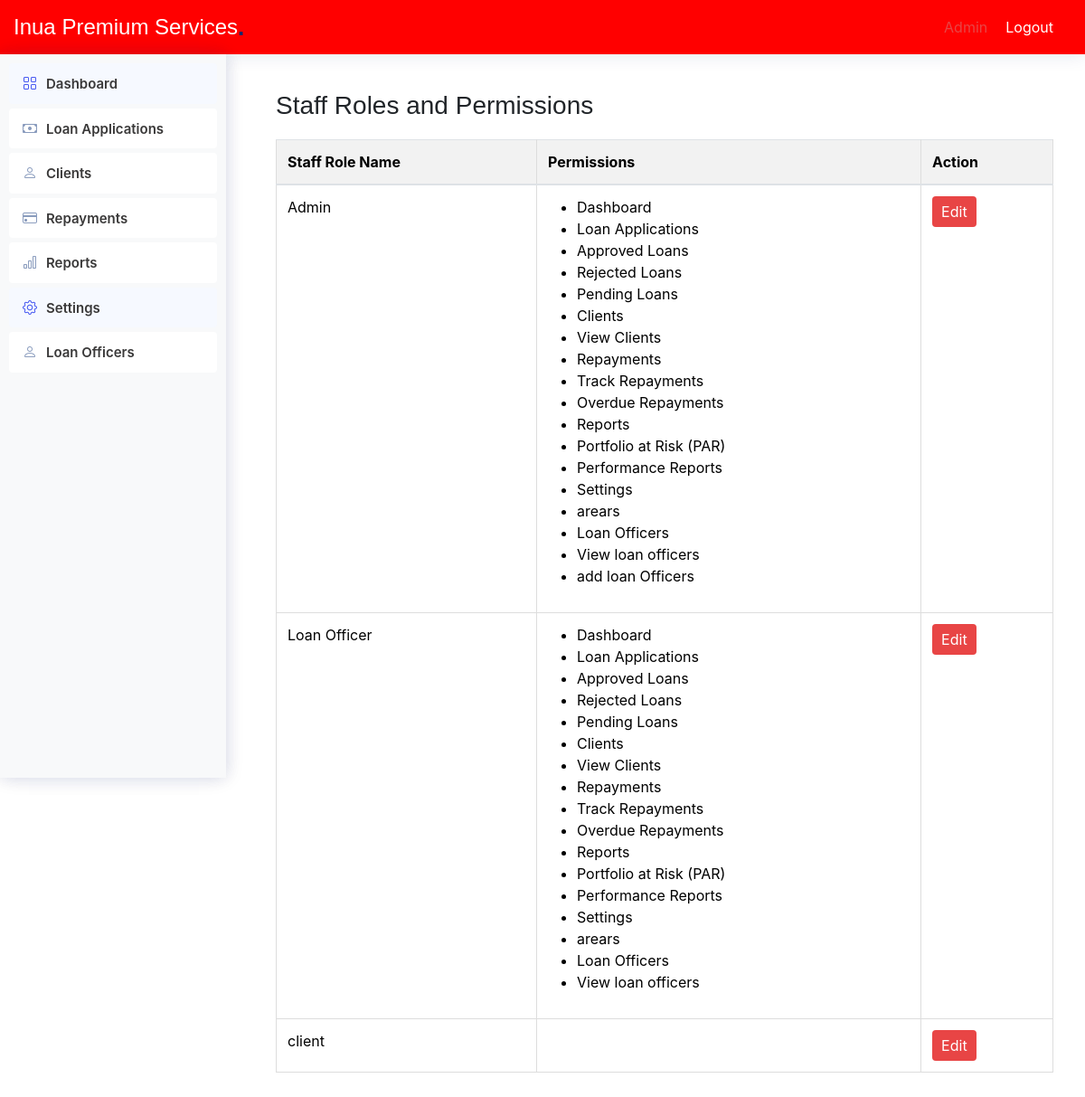
The page /admin/staff_role_permission.php on the database as committed earlier.
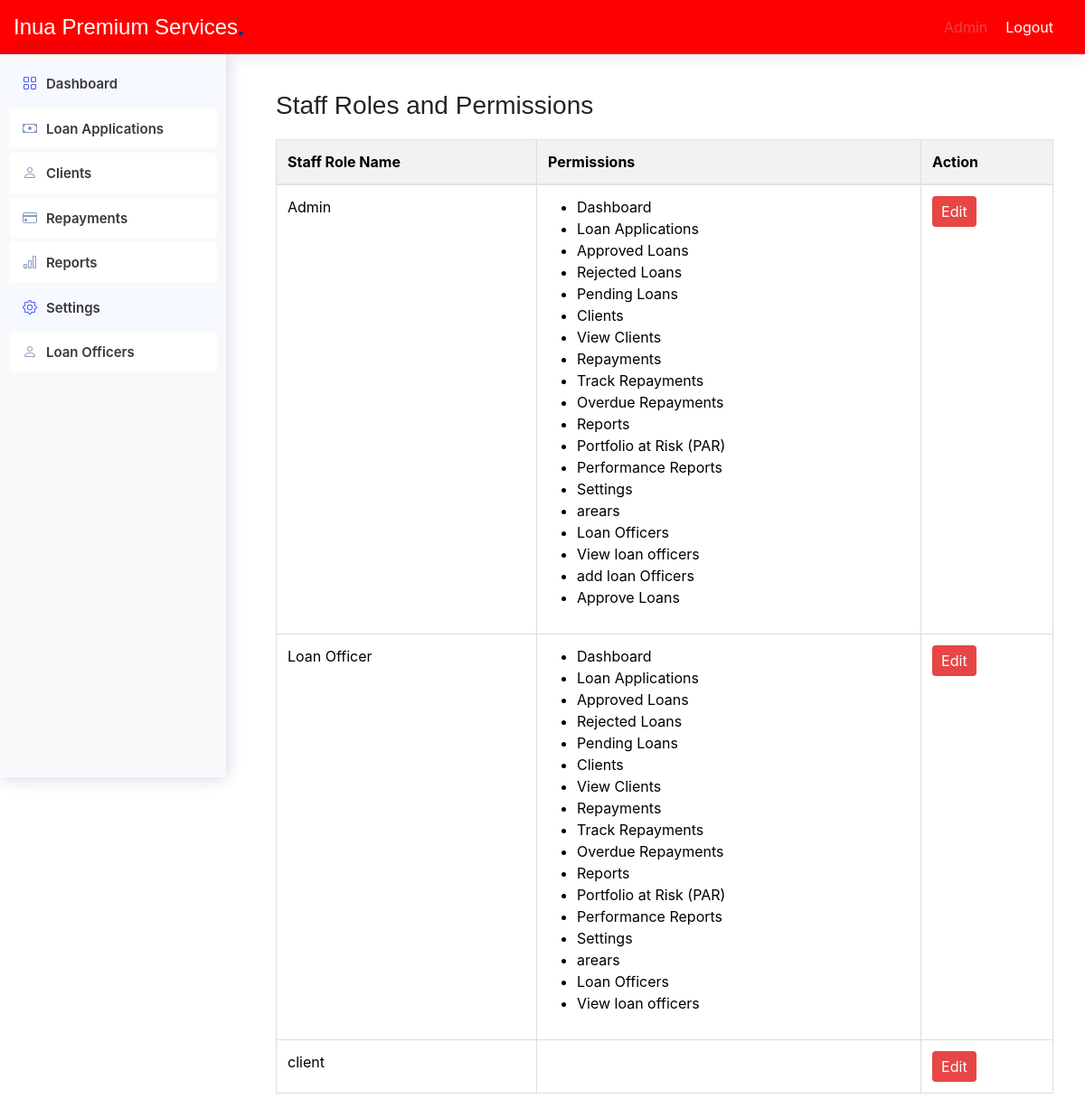
The same page on the database as committed later.
### tables this page shows
CREATE TABLE `navigation_items` (
  `id` int(11) NOT NULL,
  `title` varchar(100) NOT NULL,
  `url` varchar(200) NOT NULL,
  `icon` varchar(50) DEFAULT NULL,
  `parent_id` int(11) DEFAULT NULL
);

CREATE TABLE `roles` (
  `id` int(11) NOT NULL,
  `name` varchar(100) NOT NULL
);

### includes/functions.php (called while the page is built, shortened)
<?php
function db_connect() {
    $host = 'localhost';
    $db = 'microfinance';
    $user = 'root';
    $pass = '';
    try {
        return new PDO("mysql:host=$host;dbname=$db", $user, $pass, [
            PDO::ATTR_ERRMODE => PDO::ERRMODE_EXCEPTION,
            PDO::ATTR_DEFAULT_FETCH_MODE => PDO::FETCH_ASSOC,
        ]);
    } catch (PDOException $e) {
        die('Connection failed: ' . $e->getMessage());
    }
}
function getUserRole($userId) {
    $conn = db_connect();
    $stmt = $conn->prepare("SELECT role_id FROM users WHERE id = ?");
    $stmt->execute([$userId]);
    return $stmt->fetchColumn();
}
function getRoles() {
    $conn = db_connect();
    $stmt = $conn->query("SELECT * FROM roles");
    return $stmt->fetchAll();
}
function getNavigationItems($roleId) {
    try {
        $conn = db_connect();
        $stmt = $conn->prepare("
            SELECT ni.id, ni.title, ni.url, ni.icon, ni.parent_id
            FROM navigation_items ni
            INNER JOIN navigation_item_roles nir ON ni.id = nir.navigation_item_id
            WHERE nir.role_id = :role_id ORDER BY ni.id ASC
        ");
        $stmt->execute([':role_id' => $roleId]);
        $result = $stmt->fetchAll(PDO::FETCH_ASSOC);
        return $result ?: [];
    } catch (PDOException $e) {
        error_log('Database query error: ' . $e->getMessage());
        return [];
    } finally {
        $conn = null;
    }
}
?>

### admin/staff_role_permission.php (the view, shortened to what the changed rows need)
<!DOCTYPE html>
<html lang="en">
<head>
    <link href="assets/vendor/bootstrap/css/bootstrap.min.css" rel="stylesheet">
    <link href="assets/vendor/bootstrap-icons/bootstrap-icons.css" rel="stylesheet">
    <link href="assets/css/style.css" rel="stylesheet">
</head>
<body>
    <?php
    include '../includes/functions.php';
    include 'includes/header.php'; ?>
    <div class="sidebar">
        <?php include '../includes/sidebar.php'; ?>
    </div>
    <main class="main">
        <section class="section">
            <div class="container">
                <h1>Staff Roles and Permissions</h1>
                <table class="table">
                    <thead>
                        <tr>
                            <th>Staff Role Name</th>
                            <th>Permissions</th>
                            <th>Action</th>
                        </tr>
                    </thead>
                    <tbody>
                    <?php
                                        $roles=getRoles();
                                        foreach($roles as $role)
                                        {
                                           ?>
                                              <tr>
                            <td><?php echo $role['name']; ?></td>
                            <td>
                                <ul>
                                    <?php
                                    $permisions=getNavigationItems($role['id']);
                                    foreach($permisions as $permision)
                                    {
                                        echo "<li>".$permision['title']."</li>";
                                    }
                                    ?>
                                </ul>
                            </td>
                            <td>
                            <form action='edit_roles.php' method='POST'>
                            <button type='submit' class="btn">Edit</button></td>
                        </tr>
                                           <?php
                                        }
                                        ?>
                    </tbody>
                </table>
            </div>
        </section>
    </main>
</body>
</html>

### includes/sidebar.php (shortened to what the changed rows need)
<?php
$userId = 1;
$roleId = getUserRole($userId);
$navItems = getNavigationItems($roleId);
function renderNavItems($items, $parentId = NULL) {
    $html = '';
    foreach ($items as $item) {
        if ($item['parent_id'] == $parentId) {
            $subItems = array_filter($items, function($i) use ($item) {
                return $i['parent_id'] == $item['id'];
            });
            $hasSubItems = !empty($subItems);
            $html .= '<li class="nav-item">';
            $html .= '<a class="nav-link' . ($hasSubItems ? ' collapsed' : '') . '" href="' . $item['url'] . '"';
            if ($hasSubItems) {
                $html .= ' data-bs-toggle="collapse" data-bs-target="#collapse-' . $item['id'] . '" aria-expanded="false" aria-controls="collapse-' . $item['id'] . '"';
            }
            $html .= '>';
            if ($item['icon']) {
                $html .= '<i class="' . $item['icon'] . '" title="' . $item['title'] . '"></i>';
            }
            $html .= '<span>' . $item['title'] . '</span>';
            $html .= '</a>';
            if ($hasSubItems) {
                $html .= '<ul id="collapse-' . $item['id'] . '" class="collapse list-unstyled">';
                $html .= renderNavItems($items, $item['id']);
                $html .= '</ul>';
            }
            $html .= '</li>';
        }
    }
    return $html;
}
?>
<!DOCTYPE html>
<html lang="en">
<head>
    <link rel="stylesheet" href="../assets/css/bootstrap.min.css">
</head>
<body>
    <aside class="sidebar">
        <ul class="sidebar-nav" id="sidebar-nav">
            <?= renderNavItems($navItems) ?>
        </ul>
    </aside>
</body>
</html>

Rows that differ between the two databases and show on the page:
added navigation_items: title "Approve Loans", shown under roles "Admin"
